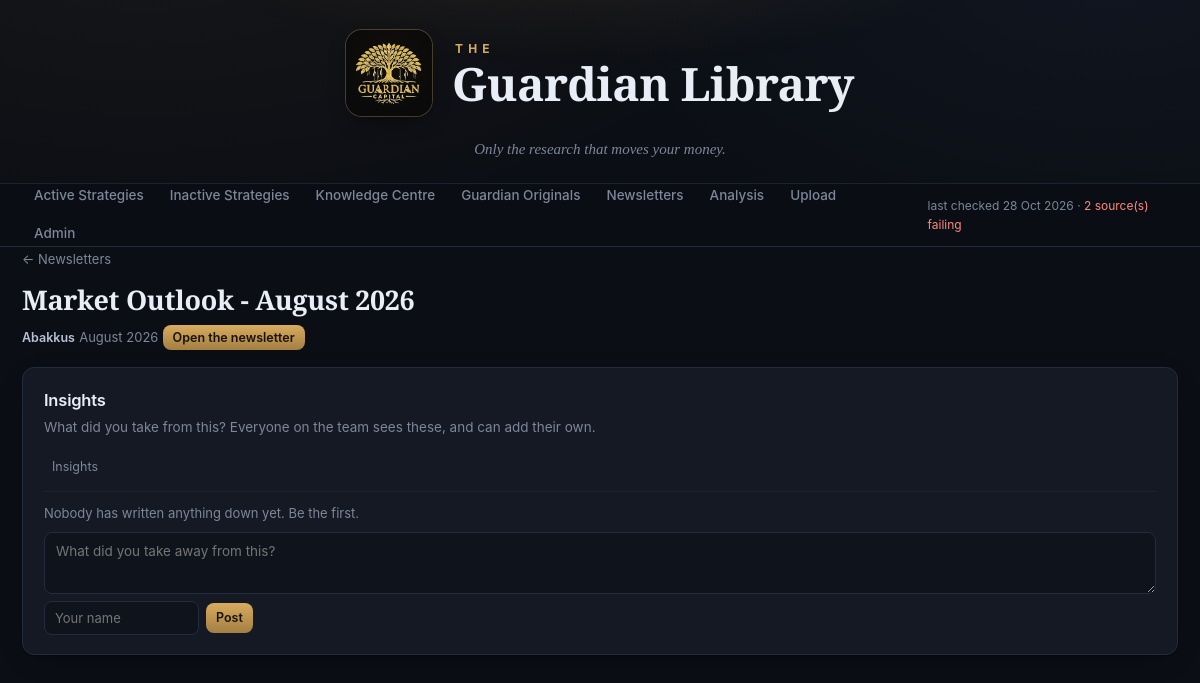
Page /newsletter/7952 on the committed database.
### tables this page shows
CREATE TABLE runs (
    id            INTEGER PRIMARY KEY AUTOINCREMENT,
    started_at    TEXT NOT NULL,
    finished_at   TEXT,
    new_items     INTEGER NOT NULL DEFAULT 0,
    sources_ok    INTEGER NOT NULL DEFAULT 0,
    sources_fail  INTEGER NOT NULL DEFAULT 0,
    detail        TEXT NOT NULL DEFAULT ''
);

CREATE TABLE items (
    id            INTEGER PRIMARY KEY AUTOINCREMENT,
    fund_id       INTEGER NOT NULL REFERENCES funds(id) ON DELETE CASCADE,
    source_id     INTEGER REFERENCES sources(id) ON DELETE SET NULL,
    kind          TEXT NOT NULL,   -- video | news | document
    title         TEXT NOT NULL,
    url           TEXT NOT NULL,
    canonical_url TEXT NOT NULL,   -- url stripped of tracking params, used for dedupe
    thumbnail     TEXT NOT NULL DEFAULT '',
    author        TEXT NOT NULL DEFAULT '',
    summary       TEXT NOT NULL DEFAULT '',
    published_at  TEXT,
    fetched_at    TEXT NOT NULL,
    seen          INTEGER NOT NULL DEFAULT 0,
    starred       INTEGER NOT NULL DEFAULT 0,
    duration_secs INTEGER,          -- videos only; NULL when unknown
    content_type  TEXT NOT NULL DEFAULT 'unclassified',  -- research | promo
    classify_why  TEXT NOT NULL DEFAULT '', period TEXT NOT NULL DEFAULT '', language TEXT NOT NULL DEFAULT '', language_why TEXT NOT NULL DEFAULT '', speaker TEXT NOT NULL DEFAULT '', speaker_why TEXT NOT NULL DEFAULT '',
    UNIQUE(fund_id, canonical_url)
);

CREATE TABLE funds (
    id            INTEGER PRIMARY KEY AUTOINCREMENT,
    name          TEXT NOT NULL UNIQUE,   -- product name, e.g. "Marcellus CCP"
    house         TEXT NOT NULL DEFAULT '',
    managers      TEXT NOT NULL DEFAULT '',  -- comma separated
    category      TEXT NOT NULL DEFAULT '',  -- PMS / AIF / MF
    match_terms   TEXT NOT NULL DEFAULT '',  -- extra keywords for relevance check
    active        INTEGER NOT NULL DEFAULT 1,
    created_at    TEXT NOT NULL
, bucket TEXT NOT NULL DEFAULT 'active');

### app.py (the view)
@app.get("/newsletter/<int:item_id>")
def newsletter(item_id):
    item = db.get_item(item_id)
    if not item or item["kind"] not in ("newsletter", "document"):
        return redirect(url_for("newsletters"))
    return render_template(
        "newsletter.html",
        item=item,
        summary=db.summaries_by_item([item_id]).get(item_id),
        insights=db.insights_for([item_id]).get(item_id, []),
        last_run=db.last_run())

### app.py (called while the page is built)
@app.context_processor
def inject_globals():
    return {"cfg": config}

@app.before_request
def require_team_password():
    if not config.VIEWER_PASSWORD:
        return None
    if request.endpoint in PUBLIC_ENDPOINTS:
        return None
    if session.get("viewer") or session.get("admin"):
        return None
    return redirect(url_for("login", next=request.full_path))

@app.after_request
def no_store_html(response):
    if response.mimetype == "text/html":
        response.headers["Cache-Control"] = "no-store, must-revalidate"
        response.headers["Pragma"] = "no-cache"
        response.headers["Expires"] = "0"
    return response

@app.template_filter("when")
def when(iso):
    if not iso:
        return "—"
    from dateutil import parser as dp
    try:
        return dp.parse(iso).strftime("%d %b %Y")
    except (ValueError, TypeError):
        return "—"

@app.template_filter("month_name")
def month_name(period):
    if not period or period == "undated":
        return "Undated"
    names = ["", "January", "February", "March", "April", "May", "June",
             "July", "August", "September", "October", "November", "December"]
    try:
        return f"{names[int(period[5:7])]} {period[:4]}"
    except (ValueError, IndexError):
        return period

### config.py (called while the page is built)
def logo_file():
    if LOGO_FILE:
        return LOGO_FILE if os.path.exists(
            os.path.join(BASE_DIR, "static", LOGO_FILE)) else ""
    for name in _LOGO_NAMES:
        if os.path.exists(os.path.join(BASE_DIR, "static", name)):
            return name
    return ""

def has_logo():
    return bool(logo_file())

### db.py (called while the page is built)
def connect():
    os.makedirs(config.DATA_DIR, exist_ok=True)
    conn = sqlite3.connect(config.DB_PATH, timeout=30)
    conn.row_factory = sqlite3.Row
    conn.execute("PRAGMA foreign_keys = ON")
    conn.execute("PRAGMA journal_mode = WAL")
    return conn

def get_item(item_id):
    conn = connect()
    row = conn.execute(
        """SELECT i.*, f.name AS fund_name, f.house, f.managers
           FROM items i JOIN funds f ON f.id = i.fund_id
           WHERE i.id = ?""", (item_id,)).fetchone()
    conn.close()
    return dict(row) if row else None

def last_run():
    conn = connect()
    row = conn.execute(
        "SELECT * FROM runs ORDER BY id DESC LIMIT 1").fetchone()
    conn.close()
    return dict(row) if row else None

### templates/newsletter.html (shortened to what this page needs)
{% extends "base.html" %}
{% from "_insights.html" import insight_block %}
{% block content %}
<p style="margin:0 0 12px">
  <a class="quiet" href="{{ url_for('newsletters') }}">← Newsletters</a>
</p>
<h1 class="watch-title">{{ item.title }}</h1>
<div class="meta" style="margin-bottom:18px">
  <span class="fundname">{{ item.house or item.fund_name }}</span>
  <span class="quiet">{{ item.period | month_name }}</span>
  <a class="btn sm" href="{{ item.url }}" target="_blank" rel="noopener">Open the newsletter</a>
</div>
<div class="panel">
  <h2 style="margin-bottom:4px">Insights</h2>
  <p class="hint">
    What did you take from this? Everyone on the team sees these, and can add
    their own.
  </p>
  {% if cfg.STATIC_EXPORT %}
    {# A published page cannot write to a database, so the thread lives in
       GitHub Discussions - one per newsletter, posted to from right here. #}
    {% if cfg.giscus_ready() %}
      <script src="https://giscus.app/client.js"
              data-repo="{{ cfg.GISCUS_REPO }}"
              data-repo-id="{{ cfg.GISCUS_REPO_ID }}"
              data-category="{{ cfg.GISCUS_CATEGORY }}"
              data-category-id="{{ cfg.GISCUS_CATEGORY_ID }}"
              data-mapping="pathname"
              data-strict="1"
              data-reactions-enabled="1"
              data-emit-metadata="0"
              data-input-position="top"
              data-theme="dark_dimmed"
              data-lang="en"
              data-loading="lazy"
              async>
      </script>
      <noscript>
        <a href="https://github.com/{{ cfg.GISCUS_REPO }}/discussions">
          Read and add insights on GitHub Discussions</a>.
      </noscript>
    {% else %}
      <p class="hint">
        Not connected yet. Turn on Discussions for the repository and install
        the giscus app, then insights appear here for everyone.
        <a href="https://github.com/{{ cfg.GISCUS_REPO }}/discussions"
           target="_blank" rel="noopener">Open Discussions</a>
      </p>
    {% endif %}
  {% else %}
    {{ insight_block(item.id, insights) }}
  {% endif %}
</div>
{% endblock %}

### templates/base.html (shortened to what this page needs)
<!doctype html>
<html lang="en">
<head>
  <link rel="stylesheet" href="{{ url_for('static', filename='style.css') }}">
</head>
<body>
<div class="masthead">
  <a class="mh-inner" href="{{ url_for('index') }}">
    <span class="mh-logo">
      {% if cfg.has_logo() %}
        <img src="{{ url_for('static', filename=cfg.logo_file()) }}"
             alt="Guardian Capital">
      {% endif %}
    </span>
    <span class="mh-words">
      <span class="mh-the">The</span>
      <span class="mh-name">{{ cfg.SITE_NAME }}</span>
    </span>
  </a>
  <p class="mh-tagline">{{ cfg.SITE_TAGLINE }}</p>
</div>
<header class="topbar">
  <div class="wrap">
    <nav>
      {% for key, label, _desc in cfg.BUCKETS %}
        {% if not (cfg.STATIC_EXPORT and key == 'inhouse') %}
          <a href="{{ url_for('shelf', bucket=key) }}"
             class="{{ 'on' if request.endpoint in ('shelf', 'index') and bucket == key }}">{{ label }}</a>
        {% endif %}
      {% endfor %}
      <a href="{{ url_for('newsletters') }}"
         class="{{ 'on' if request.endpoint == 'newsletters' }}">Newsletters</a>
      <a href="{{ url_for('analysis') }}"
         class="{{ 'on' if request.endpoint == 'analysis' }}">Analysis</a>
      {% if not cfg.STATIC_EXPORT %}
        <a href="{{ url_for('upload_page') }}"
           class="{{ 'on' if request.endpoint in ('upload_page', 'upload_newsletter') }}">Upload</a>
        <a href="{{ url_for('admin') }}"
           class="{{ 'on' if request.endpoint == 'admin' }}">Admin</a>
      {% endif %}
    </nav>
    {% if last_run %}
      <span class="runstamp" title="{{ last_run.finished_at }}">
        last checked {{ last_run.finished_at | when }}
        {%- if last_run.sources_fail %} · <span class="warn">{{ last_run.sources_fail }} source(s) failing</span>{% endif %}
      </span>
    {% endif %}
  </div>
</header>
<main class="wrap">
  {% block content %}{% endblock %}
</main>
</body>
</html>

### templates/_insights.html (shortened to what this page needs)
{% macro insight_block(item_id, rows) -%}
  <button class="ins-toggle" id="instoggle-{{ item_id }}"
          onclick="toggleInsights({{ item_id }}, this)"
          title="What the team took away from this">
    Insights
  </button>
  <div class="insights" id="ins-{{ item_id }}" hidden>
    <p class="ins-empty" id="insempty-{{ item_id }}"
       {% if rows %}style="display:none"{% endif %}>
      Nobody has written anything down yet. Be the first.</p>
    <div class="ins-form">
      <textarea id="insbody-{{ item_id }}"
                placeholder="What did you take away from this?"></textarea>
      <div class="row">
        <input type="text" id="insauthor-{{ item_id }}" placeholder="Your name">
        <button class="btn sm" onclick="addInsight({{ item_id }}, this)">Post</button>
      </div>
    </div>
  </div>
{%- endmacro %}

### rows in the picture
runs: finished_at|when "28 Oct 2026", sources_fail "2"
items: title "Market Outlook - August 2026", period|month_name "August 2026", id "What did you take away from this?"
funds: house "Abakkus"

### other values in the picture
{{ cfg.SITE_NAME }} "Guardian Library"
{{ cfg.SITE_TAGLINE }} "Only the research that moves your money."
{{ label }} "Active Strategies" "Inactive Strategies" "Knowledge Centre" "Guardian Originals"
